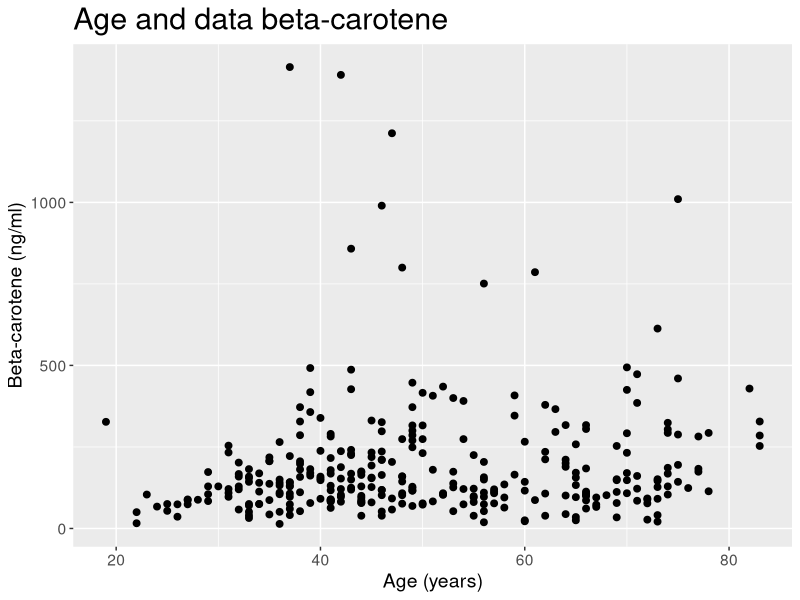
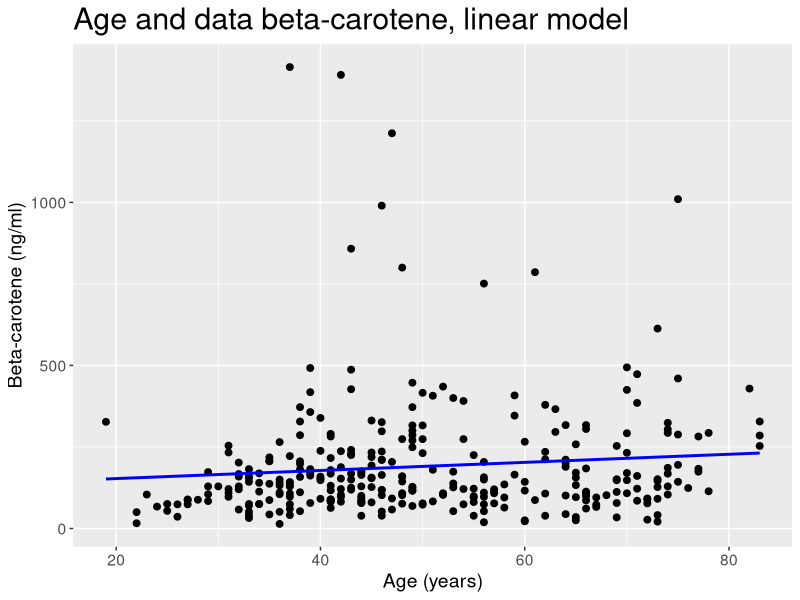
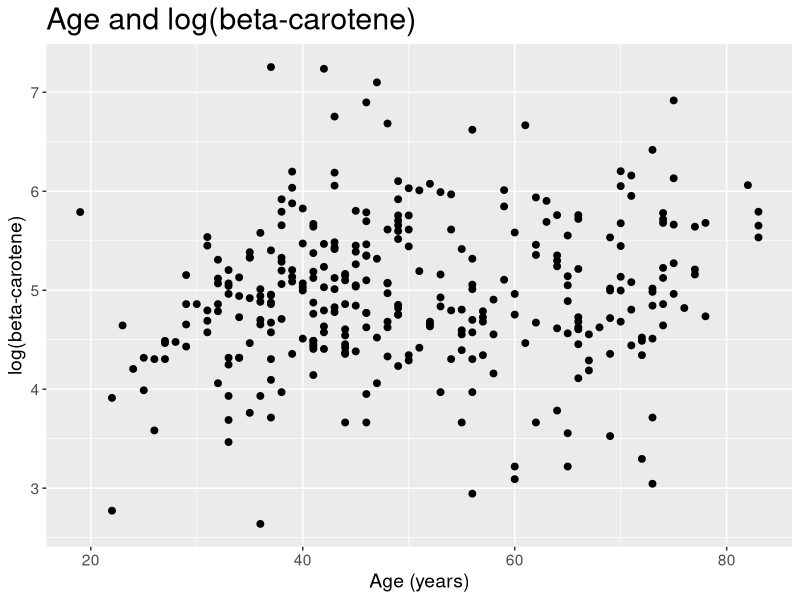
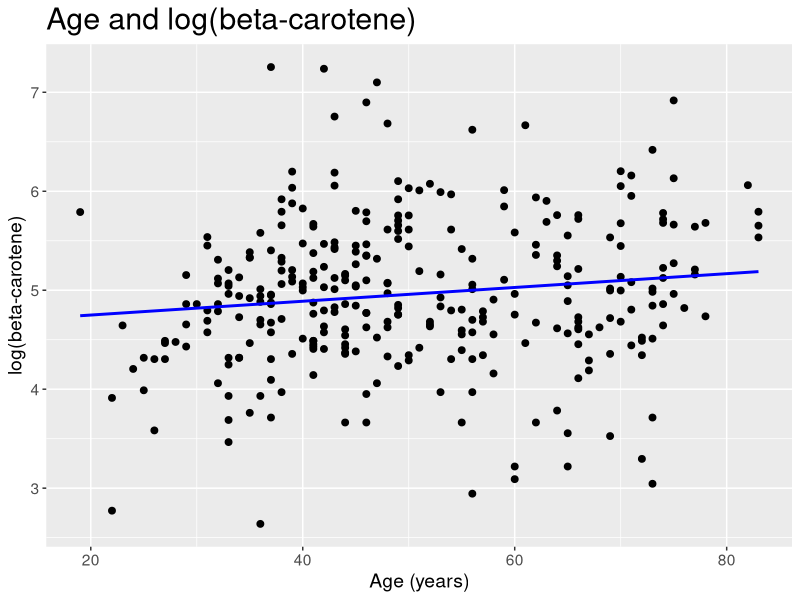
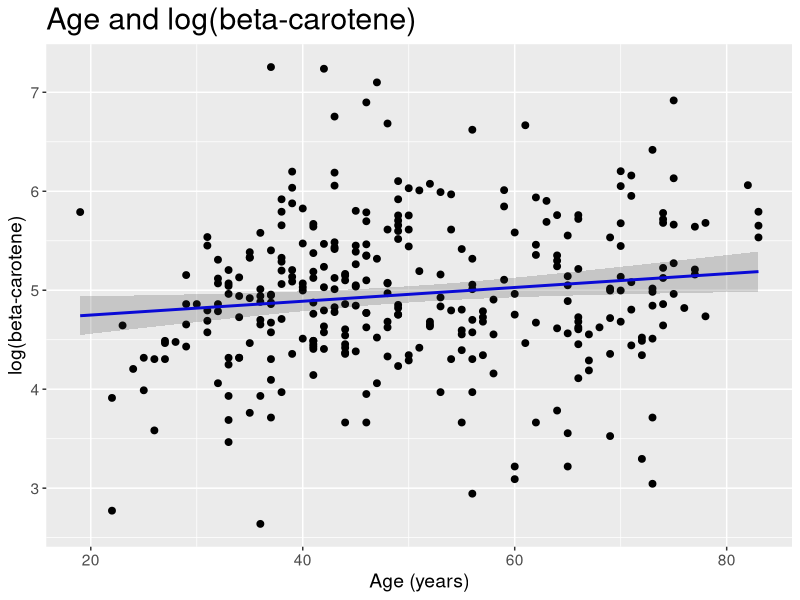
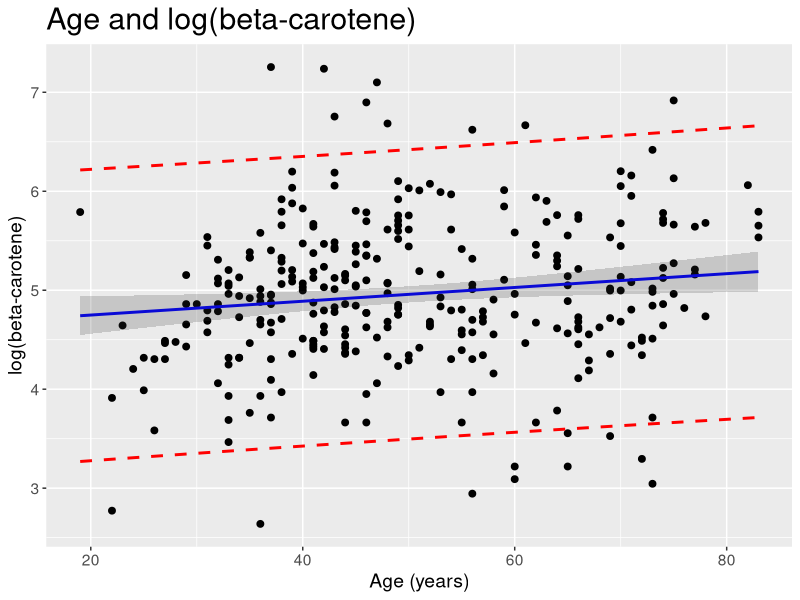
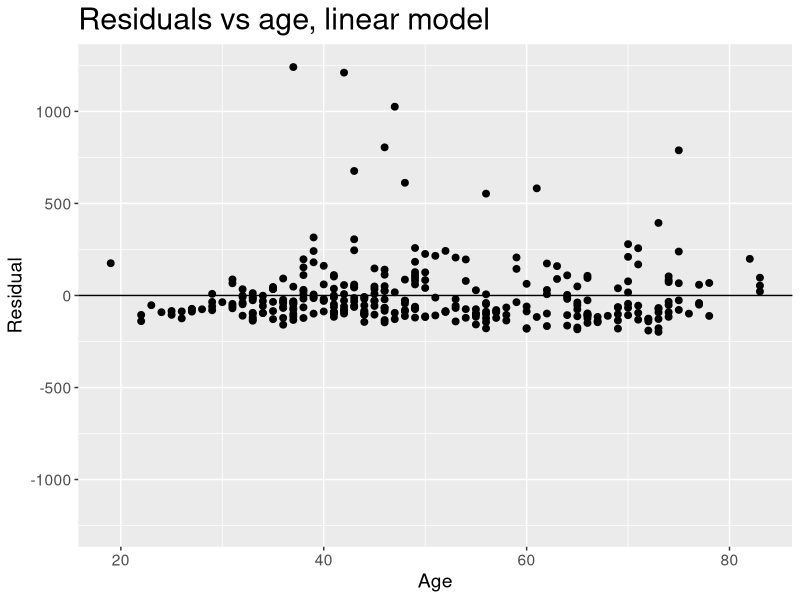
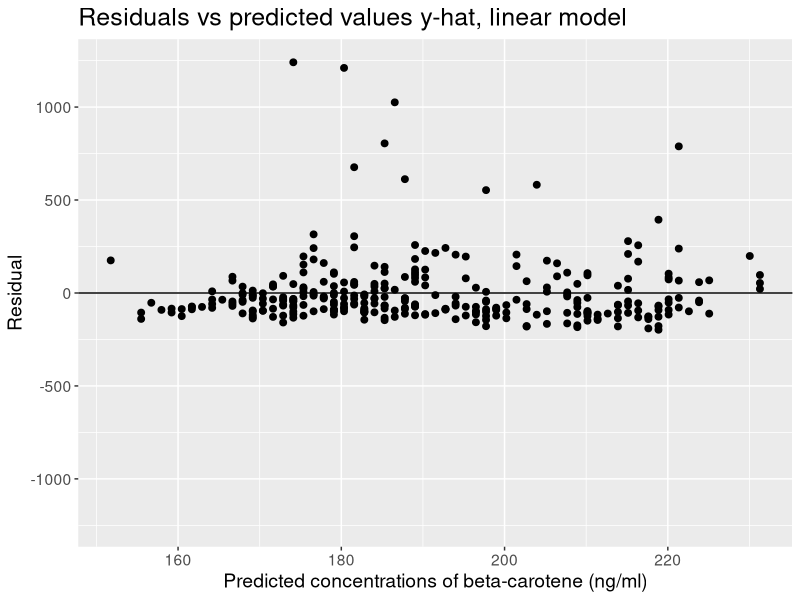

Source code (R) for these figures, in order:
# Imports
library(ggplot2)

# Read data file
data <- read.delim(file = "Data/plasma.txt")
head(data)
summary(data)

# Delete invalid datapoint and store minimum
data <- data[data$betaplasma > 0, ]
minage <- min(data$age)


###### Linear model ######
model1.linear <- lm(betaplasma ~ I(age - minage), data = data)
summary(model1.linear)
confint(model1.linear)

# Fit a line and display data
model1.linear.pred <- cbind(data, 
        fit = predict(model1.linear),
        conf = predict(model1.linear, interval = "confidence"),
        pred = predict(model1.linear, interval = "prediction"))
head(model1.linear.pred)

# Get rid of extra fits
model1.linear.pred$conf.fit <- model1.linear.pred$pred.fit <- NULL
head(model1.linear.pred)

# Plot beta-carotene against age and save image
(
  plot1.data <-
    ggplot(data = model1.linear.pred, aes(x = age, y = betaplasma)) +
    geom_point(size = 2) +
    xlab("Age (years)") +
    ylab("Beta-carotene (ng/ml)") +
    labs(title = "Age and data beta-carotene") +
    theme(text = element_text(size = 14), plot.title = element_text(size=22))
)

# Add the fitted line to the data plot
(
  plot1.line <- plot1.data + 
    geom_line(aes(y = fit), color = "blue", size = 1) +
    labs(title = "Age and data beta-carotene, linear model")
)
ggsave(filename="AgeVsBetaCarotene.png", path="Images/Part 1/")

###### Logarithmic model ######
model2.log <- lm(log(betaplasma) ~ I(age - minage), data = data)
summary(model2.log)$coefficients
exp(summary(model2.log)$coefficients)
confint(model2.log)
exp(confint(model2.log))


# Fit a log line and display head
model2.log.pred <- cbind(data, 
        fit = predict(model2.log),
        conf = predict(model2.log, interval = "confidence"),
        pred = predict(model2.log, interval = "prediction"))
head(model2.log.pred)

# Get rid of the extra fits
model2.log.pred$conf.fit <- model2.log.pred$pred.fit <- NULL
head(model2.log.pred)

# Plot log(beta-carotene) against age
(
  plot2.data <- 
    ggplot(data = model2.log.pred, aes(x = age, y = log(betaplasma))) + 
    geom_point(size = 2) +
    xlab("Age (years)") +
    ylab("log(beta-carotene)") +
    labs(title = "Age and log(beta-carotene)") +
    theme(text = element_text(size = 14), plot.title = element_text(size=22))
)

# Add the fitted line to the data plot and save
(
  plot2.line <- plot2.data + 
    geom_line(aes(y = fit), color = "blue", size = 1)
)

# Add confidence interval
(
  plot2.conf <- plot2.line + 
    geom_ribbon(aes(ymin = conf.lwr, ymax = conf.upr), alpha = 0.2)
)

# Add prediction interval
(
  plot2.pred <- plot2.conf + geom_line(aes(y = pred.lwr),
                       color = "red", linetype = "dashed", size = 1) +
             geom_line(aes(y = pred.upr), 
                       color = "red", linetype = "dashed", size = 1)
)
ggsave(filename="AgeVsLogBetaCarotene.png", path="Images/Part 1/")

###### Residual Analysis ######
### Linear model ###

# Add the residuals to the predicted data
model1.linear.pred$e <- model1.linear$residuals
head(model1.linear.pred)

# Save the max-value in order to make the y-axis symmetrical 
# in the plots.
(max1.e <- max(abs(model1.linear.pred$e)))
(model1.linear.pred.elims <- c(-max1.e, max1.e))

# Plot residuals against x, add a horizontal line at y=0,
# and expand the y-axis to include +/- max residual.
(
  plot3.data <- ggplot(data = model1.linear.pred, aes(x = age, y = e)) +
         geom_point(size = 2) + geom_hline(yintercept = 0) + 
         expand_limits(y = model1.linear.pred.elims) + xlab("Age") + 
         ylab("Residual") + labs(title = "Residuals vs age, linear model") +
         theme(text = element_text(size = 14),
               plot.title = element_text(size=22))
)
ggsave(filename="ResVsAgeLin.png", path="Images/Part 1/")

# Plot residuals against yhat, add a horizontal line at y=0,
# and expand the y-axis to include +/- max residual.
(
  plot4 <- ggplot(data = model1.linear.pred, aes(x = fit, y = e)) + 
    geom_point(size = 2) + geom_hline(yintercept = 0) + 
    expand_limits(y = model1.linear.pred.elims) + 
    xlab("Predicted concentrations of beta-carotene (ng/ml)") + 
    ylab("Residual") + labs(
      title = "Residuals vs predicted values y-hat, linear model") +
    theme(text = element_text(size = 14), plot.title = element_text(size=18))
)
ggsave(filename="ResVsYhatLin.png", path="Images/Part 1/")

# Make a normal qq-plot of the residuals.
(
  plot5 <- ggplot(data = model1.linear.pred, aes(sample = e)) + 
    geom_qq(size = 2) + geom_qq_line() + 
    labs(title = "Normal Q-Q-plot of the residuals, linear model") +
    xlab("Normal quantiles") + ylab("Residual quantiles") +
    theme(text = element_text(size = 14), plot.title = element_text(size=18))
)
ggsave(filename="QQplotResLin.png", path="Images/Part 1/")

# Histogram of the residuals:
(
  plot6 <- ggplot(data = model1.linear.pred, aes(x = e)) +
       geom_histogram(bins = 10) + xlab("Residuals") + ylab("Count (n)") +
       labs(title = "Histogram of residuals, linear model") +
       theme(text = element_text(size = 14))
)
ggsave(filename="HistplotResLin.png", path="Images/Part 1/")


### Logarithmic model ###
# Add the residuals to the predicted data
model2.log.pred$e <- model2.log$residuals
head(model2.log.pred)

# Save the max-value in order to make the y-axis symmetrical 
# in the plots.
(max2.e <- max(abs(model2.log.pred$e)))
(model2.log.pred.elims <- c(-max2.e, max2.e))

# Plot residuals against x, add a horizontal line at y=0,
# and expand the y-axis to include +/- max residual.
(
  plot7 <- ggplot(data = model2.log.pred, aes(x = age, y = e)) + 
       geom_point(size = 2) + geom_hline(yintercept = 0) + 
       expand_limits(y = model2.log.pred.elims) + xlab("Age") + ylab("Residual") 
       + labs(title = "Residuals vs age, logarithmic model") +
       theme(text = element_text(size = 14), plot.title = element_text(size=22))
)
ggsave(filename="ResVsAgeLog.png", path="Images/Part 1/")

# Plot residuals against y-hat, add a horizontal line at y=0,
# and expand the y-axis to include +/- max residual.
(
  plot8 <- ggplot(data = model2.log.pred, aes(x = fit, y = e)) + 
       geom_point(size = 2) + geom_hline(yintercept = 0) + 
       expand_limits(y = model2.log.pred.elims) +
       xlab("Predicted betakaroten") + ylab("Residual") +
       labs(title = "Residuals vs predicted values Y-hat, logarithmic model") +
       theme(text = element_text(size = 14), plot.title = element_text(size=18))
)
ggsave(filename="ResVsYhatLog.png", path="Images/Part 1/")

# Make a normal qq-plot of the residuals.
(
  plot9 <- ggplot(data = model2.log.pred, aes(sample = e)) + geom_qq(size = 2) +
       geom_qq_line() + labs(title = "Normal Q-Q-plot of the residuals") +
       theme(text = element_text(size = 14))
)
ggsave(filename="QQplotResLog.png", path="Images/Part 1/")

# Histogram of the residuals:
(
  plot10 <- ggplot(data = model2.log.pred, aes(x = e)) + 
    geom_histogram(bins = 10) + xlab("Residuals") + ylab("Count (n)") +
    labs(title = "Histogram of residuals, logarithmic model") + 
    theme(text = element_text(size = 14))
)
ggsave(filename="HistplotResLog.png", path="Images/Part 1/")


### Choosing logarithmic model ###
# Calculate the confidence intervals for beta:
(conf <- confint(model2.log))
model2.log$coefficients
exp(conf)
exp(model2.log$coefficients)

# Predict for ages 25, 26, 75, 76
(x0.ages <- data.frame(age = c(25, 26, 75, 76)))
(x0.ages.pred <- cbind(x0.ages, 
                       fit = exp(predict(model2.log, x0.ages)),
                       conf = exp(predict(model2.log, x0.ages, 
                                          interval = "confidence")),
                       pred = exp(predict(model2.log, x0.ages, 
                                          interval = "prediction"))))

x0.ages.pred$interval_width <- x0.ages.pred$conf.upr - x0.ages.pred$conf.lwr

# Display interval ages and corresponding interval width
cbind(x0.ages.pred["age"], x0.ages.pred["interval_width"]) 

